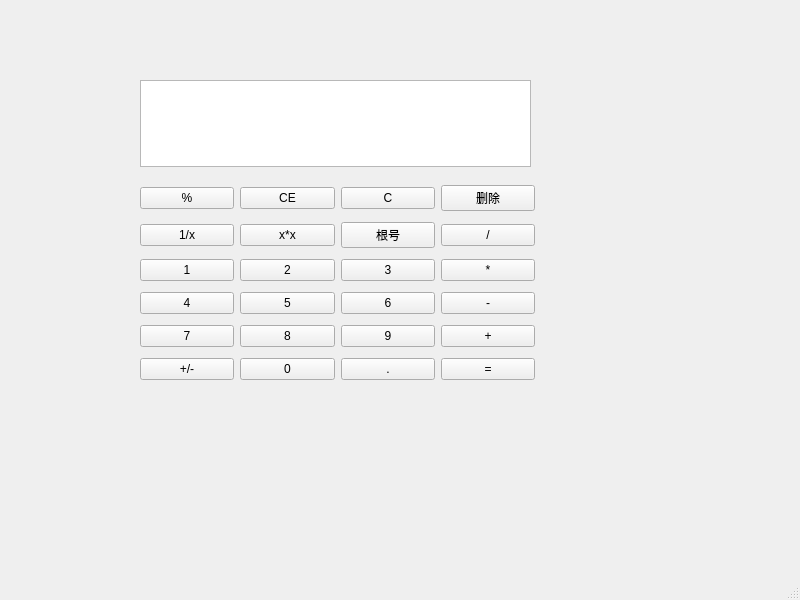
<?xml version="1.0" encoding="UTF-8"?>
<ui version="4.0">
 <class>MainWindow</class>
 <widget class="QMainWindow" name="MainWindow">
  <property name="geometry">
   <rect>
    <x>0</x>
    <y>0</y>
    <width>800</width>
    <height>600</height>
   </rect>
  </property>
  <property name="minimumSize">
   <size>
    <width>800</width>
    <height>0</height>
   </size>
  </property>
  <property name="windowTitle">
   <string>计算器</string>
  </property>
  <widget class="QWidget" name="centralwidget">
   <widget class="QTextEdit" name="textEdit">
    <property name="geometry">
     <rect>
      <x>140</x>
      <y>80</y>
      <width>391</width>
      <height>87</height>
     </rect>
    </property>
   </widget>
   <widget class="QWidget" name="">
    <property name="geometry">
     <rect>
      <x>140</x>
      <y>180</y>
      <width>395</width>
      <height>205</height>
     </rect>
    </property>
    <layout class="QGridLayout" name="gridLayout">
     <item row="0" column="0">
      <widget class="QPushButton" name="pushButton_23">
       <property name="text">
        <string>%</string>
       </property>
      </widget>
     </item>
     <item row="0" column="1">
      <widget class="QPushButton" name="pushButton_22">
       <property name="text">
        <string>CE</string>
       </property>
      </widget>
     </item>
     <item row="0" column="2">
      <widget class="QPushButton" name="pushButton_24">
       <property name="text">
        <string>C</string>
       </property>
      </widget>
     </item>
     <item row="0" column="3">
      <widget class="QPushButton" name="pushButton_15">
       <property name="text">
        <string>删除</string>
       </property>
      </widget>
     </item>
     <item row="1" column="0">
      <widget class="QPushButton" name="pushButton_20">
       <property name="text">
        <string>1/x</string>
       </property>
      </widget>
     </item>
     <item row="1" column="1">
      <widget class="QPushButton" name="pushButton_21">
       <property name="text">
        <string>x*x</string>
       </property>
      </widget>
     </item>
     <item row="1" column="2">
      <widget class="QPushButton" name="pushButton_19">
       <property name="text">
        <string>根号</string>
       </property>
      </widget>
     </item>
     <item row="1" column="3">
      <widget class="QPushButton" name="pushButton_13">
       <property name="text">
        <string>/</string>
       </property>
      </widget>
     </item>
     <item row="2" column="0">
      <widget class="QPushButton" name="pushButton">
       <property name="text">
        <string>1</string>
       </property>
      </widget>
     </item>
     <item row="2" column="1">
      <widget class="QPushButton" name="pushButton_2">
       <property name="text">
        <string>2</string>
       </property>
      </widget>
     </item>
     <item row="2" column="2">
      <widget class="QPushButton" name="pushButton_3">
       <property name="text">
        <string>3</string>
       </property>
      </widget>
     </item>
     <item row="2" column="3">
      <widget class="QPushButton" name="pushButton_16">
       <property name="text">
        <string>*</string>
       </property>
      </widget>
     </item>
     <item row="3" column="0">
      <widget class="QPushButton" name="pushButton_4">
       <property name="text">
        <string>4</string>
       </property>
      </widget>
     </item>
     <item row="3" column="1">
      <widget class="QPushButton" name="pushButton_5">
       <property name="text">
        <string>5</string>
       </property>
      </widget>
     </item>
     <item row="3" column="2">
      <widget class="QPushButton" name="pushButton_6">
       <property name="text">
        <string>6</string>
       </property>
      </widget>
     </item>
     <item row="3" column="3">
      <widget class="QPushButton" name="pushButton_17">
       <property name="text">
        <string>-</string>
       </property>
      </widget>
     </item>
     <item row="4" column="0">
      <widget class="QPushButton" name="pushButton_7">
       <property name="text">
        <string>7</string>
       </property>
      </widget>
     </item>
     <item row="4" column="1">
      <widget class="QPushButton" name="pushButton_8">
       <property name="text">
        <string>8</string>
       </property>
      </widget>
     </item>
     <item row="4" column="2">
      <widget class="QPushButton" name="pushButton_9">
       <property name="text">
        <string>9</string>
       </property>
      </widget>
     </item>
     <item row="4" column="3">
      <widget class="QPushButton" name="pushButton_18">
       <property name="text">
        <string>+</string>
       </property>
      </widget>
     </item>
     <item row="5" column="0">
      <widget class="QPushButton" name="pushButton_12">
       <property name="text">
        <string>+/-</string>
       </property>
      </widget>
     </item>
     <item row="5" column="1">
      <widget class="QPushButton" name="pushButton_11">
       <property name="text">
        <string>0</string>
       </property>
      </widget>
     </item>
     <item row="5" column="2">
      <widget class="QPushButton" name="pushButton_10">
       <property name="text">
        <string>.</string>
       </property>
      </widget>
     </item>
     <item row="5" column="3">
      <widget class="QPushButton" name="pushButton_14">
       <property name="text">
        <string>=</string>
       </property>
      </widget>
     </item>
    </layout>
   </widget>
  </widget>
  <widget class="QMenuBar" name="menubar">
   <property name="geometry">
    <rect>
     <x>0</x>
     <y>0</y>
     <width>800</width>
     <height>26</height>
    </rect>
   </property>
  </widget>
  <widget class="QStatusBar" name="statusbar"/>
 </widget>
 <resources/>
 <connections/>
</ui>
